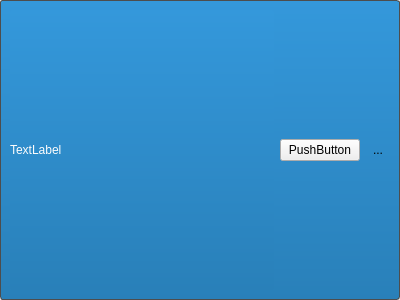
<?xml version="1.0" encoding="UTF-8"?>
<ui version="4.0">
 <class>MessageWidget</class>
 <widget class="QWidget" name="MessageWidget">
  <property name="geometry">
   <rect>
    <x>0</x>
    <y>0</y>
    <width>400</width>
    <height>300</height>
   </rect>
  </property>
  <property name="windowTitle">
   <string>Form</string>
  </property>
  <property name="locale">
   <locale language="English" country="UnitedStates"/>
  </property>
  <layout class="QGridLayout" name="gridLayout">
   <property name="leftMargin">
    <number>0</number>
   </property>
   <property name="topMargin">
    <number>0</number>
   </property>
   <property name="rightMargin">
    <number>0</number>
   </property>
   <property name="bottomMargin">
    <number>0</number>
   </property>
   <item row="0" column="0">
    <widget class="QFrame" name="frame">
     <property name="styleSheet">
      <string notr="true">QFrame {
background-color: qlineargradient(spread:pad, x1:0, y1:0, x2:0, y2:1, stop:0 rgba(52, 152, 219, 255), stop:1 rgba(41, 128, 185, 255));
border: 1px solid rgb(77, 77, 77);
border-radius: 3px;
}</string>
     </property>
     <layout class="QHBoxLayout" name="horizontalLayout">
      <item>
       <widget class="QLabel" name="lblMessage">
        <property name="sizePolicy">
         <sizepolicy hsizetype="Expanding" vsizetype="Preferred">
          <horstretch>0</horstretch>
          <verstretch>0</verstretch>
         </sizepolicy>
        </property>
        <property name="styleSheet">
         <string notr="true">border: none;
color: #fcfcfc</string>
        </property>
        <property name="text">
         <string>TextLabel</string>
        </property>
        <property name="wordWrap">
         <bool>true</bool>
        </property>
       </widget>
      </item>
      <item>
       <widget class="QPushButton" name="btnAction">
        <property name="text">
         <string>PushButton</string>
        </property>
       </widget>
      </item>
      <item>
       <widget class="QToolButton" name="btnCloseMessage">
        <property name="text">
         <string>...</string>
        </property>
        <property name="icon">
         <iconset theme="dialog-close">
          <normaloff>.</normaloff>.</iconset>
        </property>
        <property name="autoRaise">
         <bool>true</bool>
        </property>
       </widget>
      </item>
     </layout>
    </widget>
   </item>
  </layout>
 </widget>
 <resources/>
 <connections/>
</ui>
